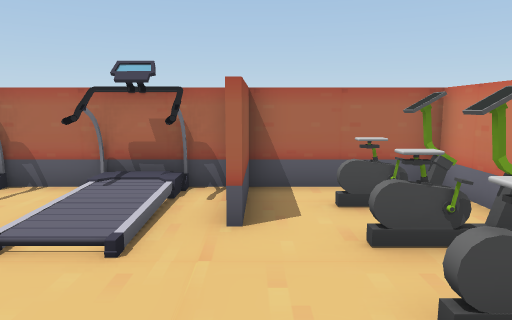
View 1 (above)

13 first-person views from a walk through a Unity game level. The camera is 1.5 m above the floor, tilts 8° down and sees 70° across. The floor is counted in squares, 1 m on a side. Each view is taken from the middle of a square. On the plan, view 1 faces up. The plan holds only what a view shows up to about 16 squares ahead; the rest is blank. The place goes on beyond the plan. Some animated figures are left out.

View 2
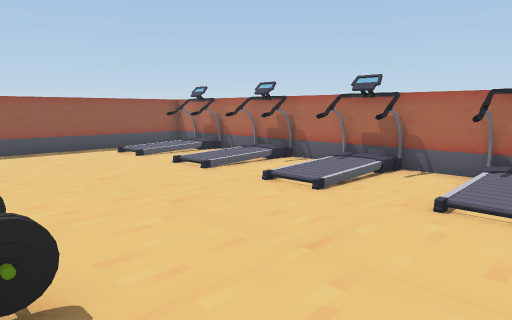

View 3
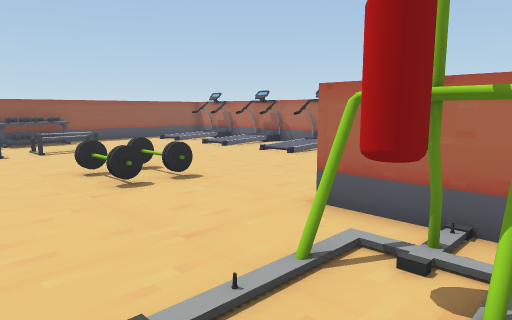

View 4
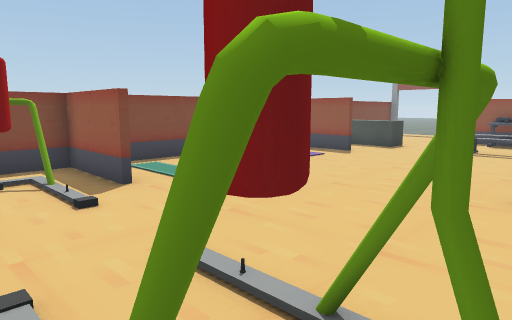

View 5
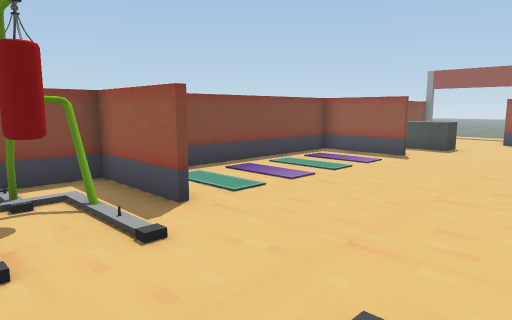

View 6
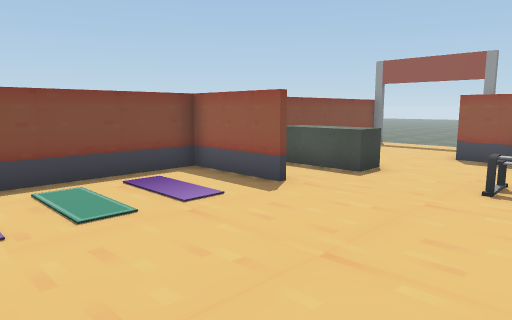

View 7
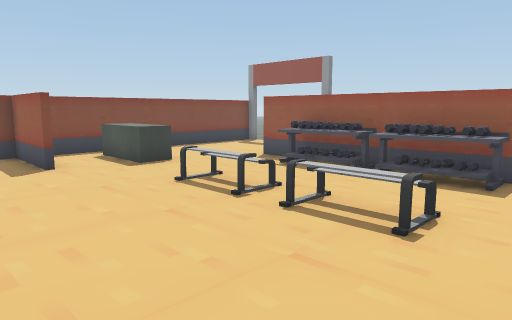

View 8
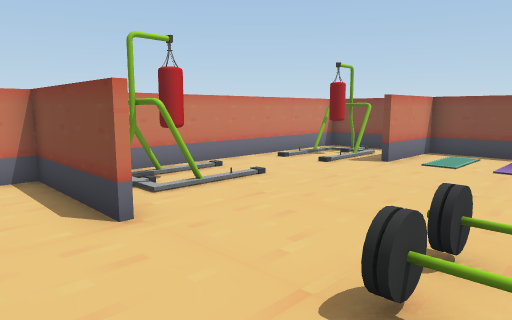

View 9
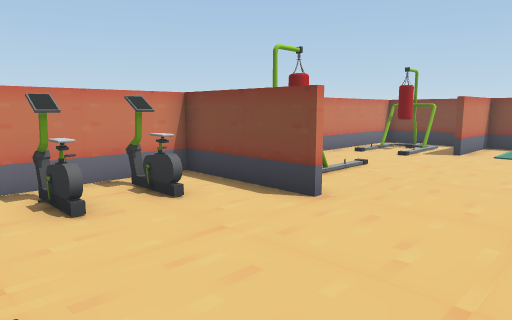

View 10
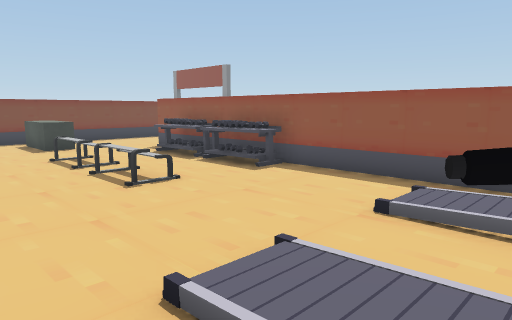

View 11
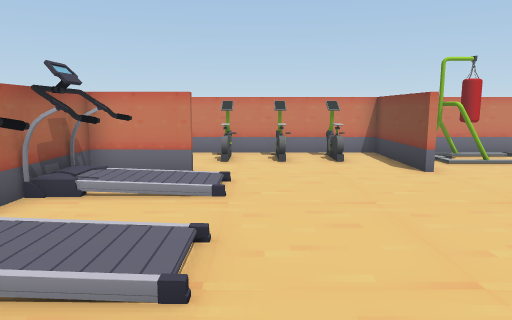

View 12
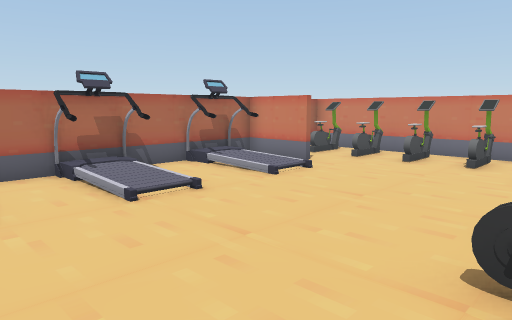

View 13
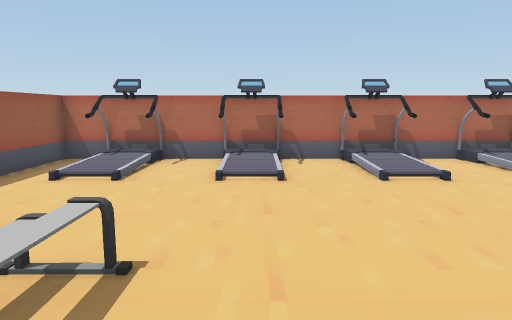

### Floor plan
Key: @ floor where view 1 was taken; # wall or solid block; x gap in a wall; . main floor; : floor 0.25 m higher than the main floor; / step, stairs or slope; = window, fence, low wall or low ledge; ^ raised ledge; B block; O other object.
Columns run from 16 left of view 1 to 4 right of it. Each row starts with its distance up from view 1.
  7  ######O######O######
  6  #.OO.O:O.OO.O O#=###
  5  #.:/./:..:/./ .#=###
  4  #.:/./:..:/./:..=###
  3  #..................#
  2  #...............=###
  1  #...............=###
  0  #..............@.###
 -1  #^..OO...=.=...#####
 -2  #^..OO...x.=.....x.#
 -3  #^.......=......##.#
 -4  #^..O..............#
 -5  #^..OO........../..#
 -6  #^.................#
 -7  #..................#
 -8 .....B.........../..#
 -9 ....BB.#........#...#
-10 ....BB.#........###.#
-11 ...  B.#........##=.#
-12 #####################

Where each view was taken, in squares from view 1:
view 1: 0 up, 0 right, facing up
view 2: 2 down, 1 left, facing up-left
view 3: 6 down, 3 right, facing up-left
view 4: 2 down, 3 right, facing down-left
view 5: 4 down, 3 right, facing down-left
view 6: 4 down, 3 left, facing down-left
view 7: 1 up, 6 left, facing down-left
view 8: 1 up, 5 left, facing down-right
view 9: 4 up, 4 left, facing down-right
view 10: 6 up, 7 left, facing down-left
view 11: 3 up, 9 left, facing right
view 12: 2 down, 9 left, facing up-right
view 13: 4 down, 9 left, facing up
